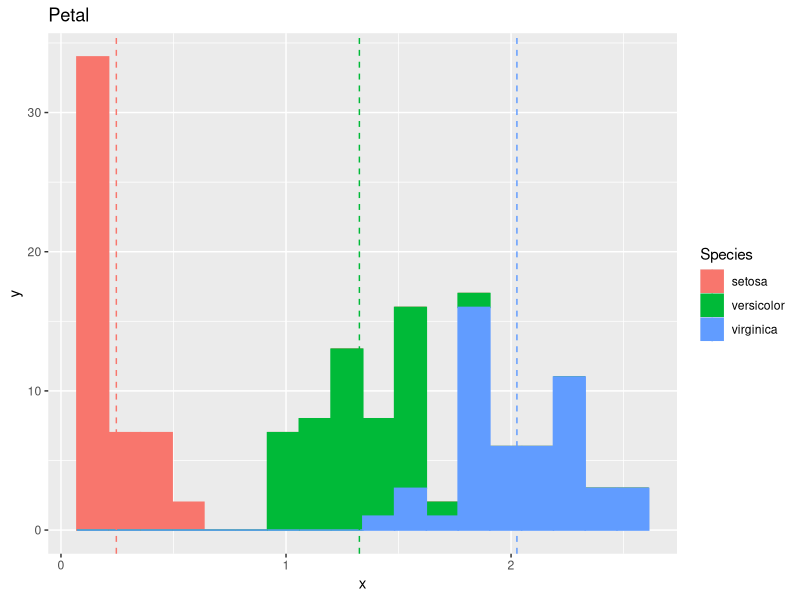
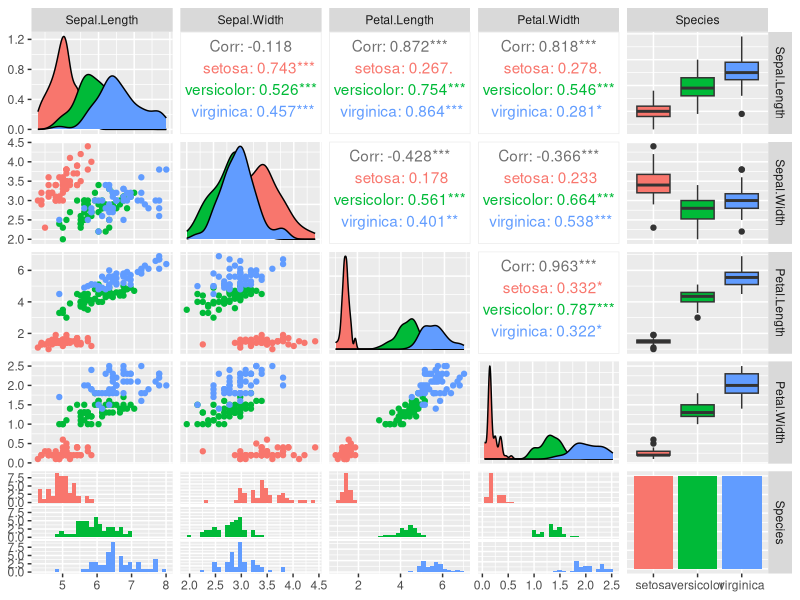
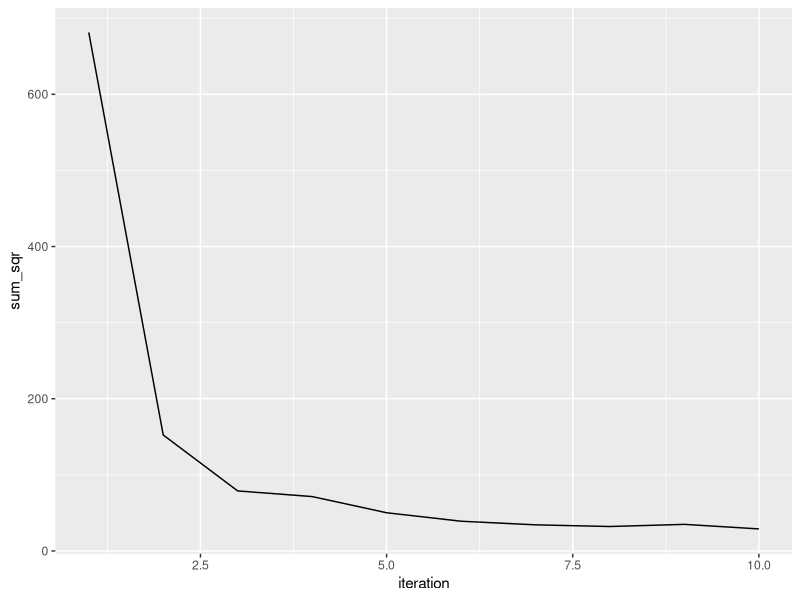
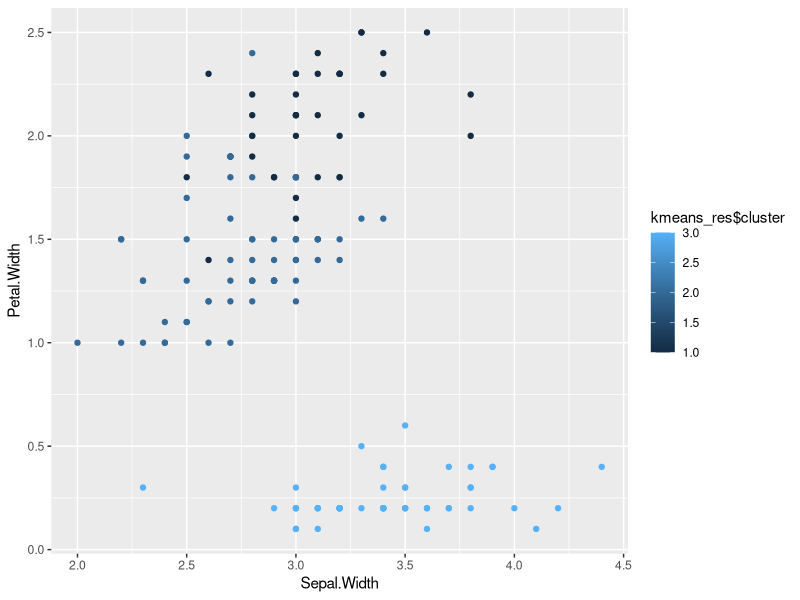

Source code (R) for these figures, in order:
# Zadanie 1 PIPES
# install.packages("magrittr")
library(magrittr)
library(dplyr)

lista = 1:10

lista %<>% log2()  %>% sin() %>% sum() %>% sqrt()
print(lista)

data(iris)
print(head(iris))
aggregated_iris <- iris %>% aggregate(. ~Species, ., mean)


# Zadanie 2 PLOT
# install.packages("ggplot2 ")
library(ggplot2)
my_plot <- ggplot(data = iris, aes(x = Petal.Width)) + geom_histogram(aes(fill=Species, color=Species), bins = 18) + geom_vline(data=aggregated_iris, aes(xintercept=Petal.Width, color=Species), linetype="dashed") + labs(x='x', y='y', title='Petal')
ggsave("~/Desktop/AiBD/Piotr_Wolnik_AiBD/Lab14/plot1.jpg", plot = my_plot)

library("GGally")
my_plot_2 <- ggpairs(data = iris, aes(color=Species))
ggsave("~/Desktop/AiBD/Piotr_Wolnik_AiBD/Lab14/plot2.jpg", plot=my_plot_2)


# Zadanie 3
library(cluster)
x <- iris[,1:4]
y <- iris[, 5]

# Here via c() function we create vector
sum_sqr <- c()

for (i in 1:10){
    kmeans_res = kmeans(x, i)
    sum_sqr <- append(sum_sqr, kmeans_res$tot.withinss) # where tot. withinss : Total within-cluster sum of squares
}

my_plot3 = ggplot(data.frame(iteration=1:length(sum_sqr), value=sum_sqr), aes(x=iteration, y=sum_sqr)) + geom_line()
ggsave("~/Desktop/AiBD/Piotr_Wolnik_AiBD/Lab14/plot3.jpg", plot=my_plot3)

kmeans_res <- kmeans(x, 3)
my_plot4 <- ggplot(iris, aes(x = Sepal.Width, y = Petal.Width, color=kmeans_res$cluster)) + geom_point()
ggsave("~/Desktop/AiBD/Piotr_Wolnik_AiBD/Lab14/plot4.jpg", plot=my_plot4)